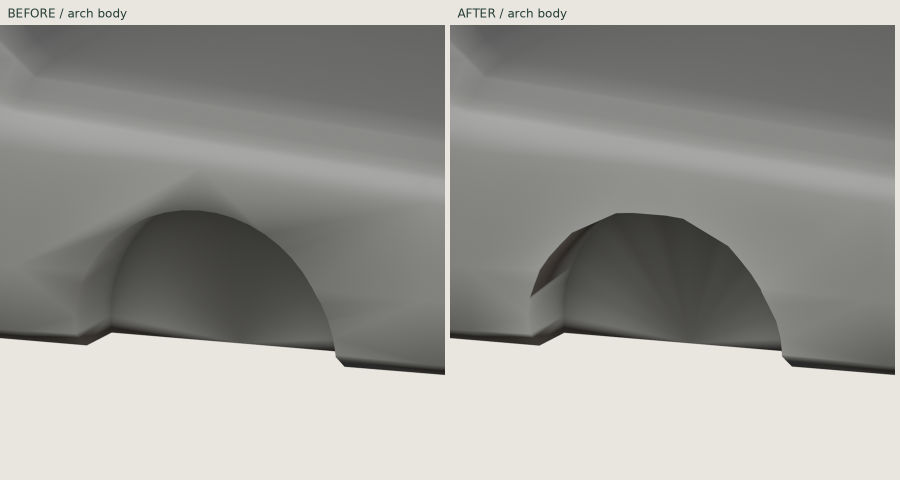
#> input picture experiments/volvo240/refinement/arch-review/bare-arch-before-after.png, 1800 x 960 px, given in place of clay_side.png, which was not available (shown at 1/2 size)
$ python package_arch_review.py
#> lines starting #> are read from the running program, lines starting #| are printed output that depends on the picture
"""Static iPad before/after review of the existing Volvo 240 master."""
from pathlib import Path
from PIL import Image,ImageDraw,ImageFont
import json,zipfile
p=Path(__file__).resolve().parent;root=p.parents[1];b=p/'refinement';out=b/'arch-review'
font=ImageFont.truetype('DejaVuSans.ttf',24)
def tile(path,box,crop=False):
 im=Image.open(path).convert('RGBA');bg=Image.new('RGBA',im.size,'#e9e6df');bg.alpha_composite(im)
 if crop:bg=bg.crop((0,220,1100,940))
 bg.thumbnail(box);return bg.convert('RGB')
sheet=Image.new('RGB',(1800,1800),'#e9e6df');draw=ImageDraw.Draw(sheet)
#> after `sheet = Image.new('RGB', (1800, 1800), '#e9e6df')`:
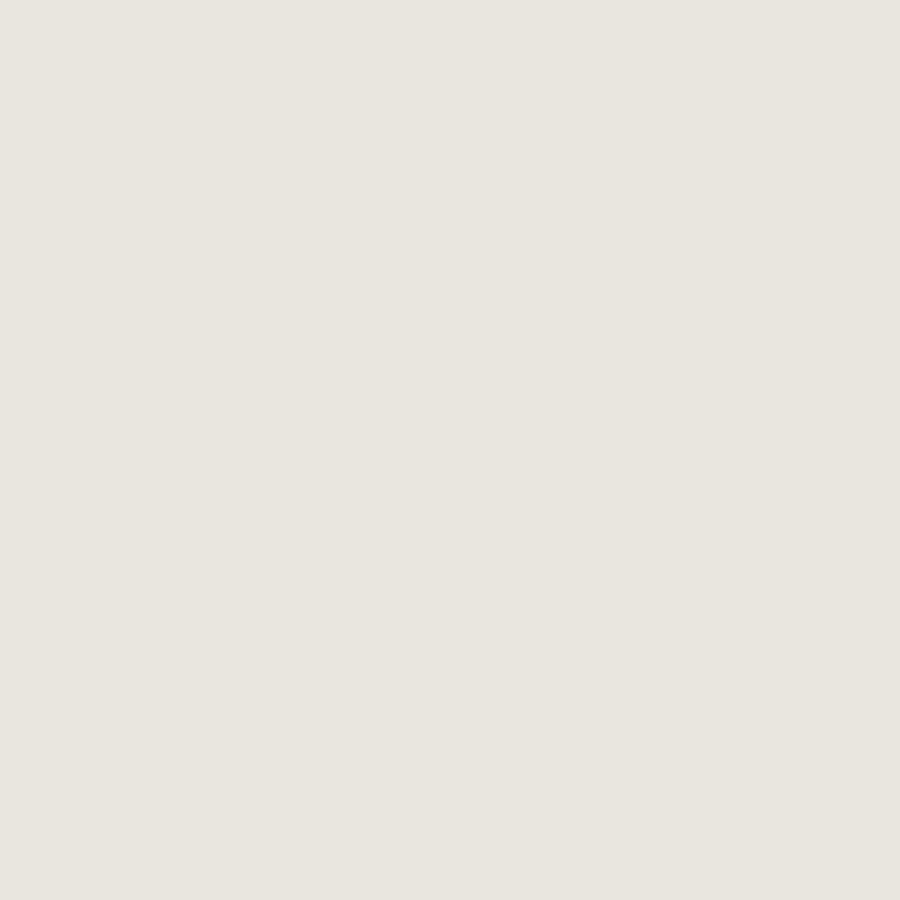
#> sheet: PIL image 1800x1800 RGB (shown at 1/2 size); mean R, G, B 233, 230, 223
for row,view in enumerate(['side','three_quarter','three_quarter_rear']):
 for col,stage in enumerate(['before','after']):
  sheet.paste(tile(out/stage/('clay_'+view+'.png'),(890,550),True),(col*900,row*600+40))
#> in tile, `bg = Image.new('RGBA', im.size, '#e9e6df')`:
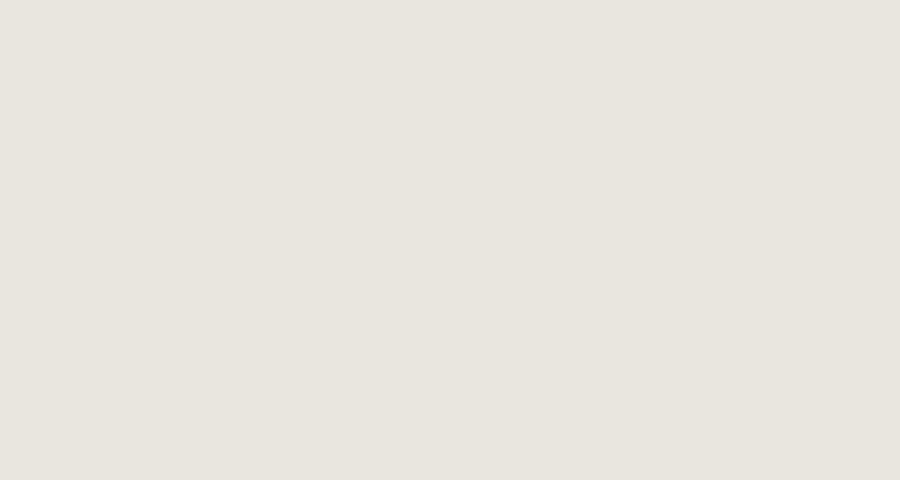
#> bg: PIL image 1800x960 RGBA (shown at 1/2 size); mean R, G, B, A 233, 230, 223, 255
#> in tile, `if crop:bg=bg.crop((0,220,1100,940))`:
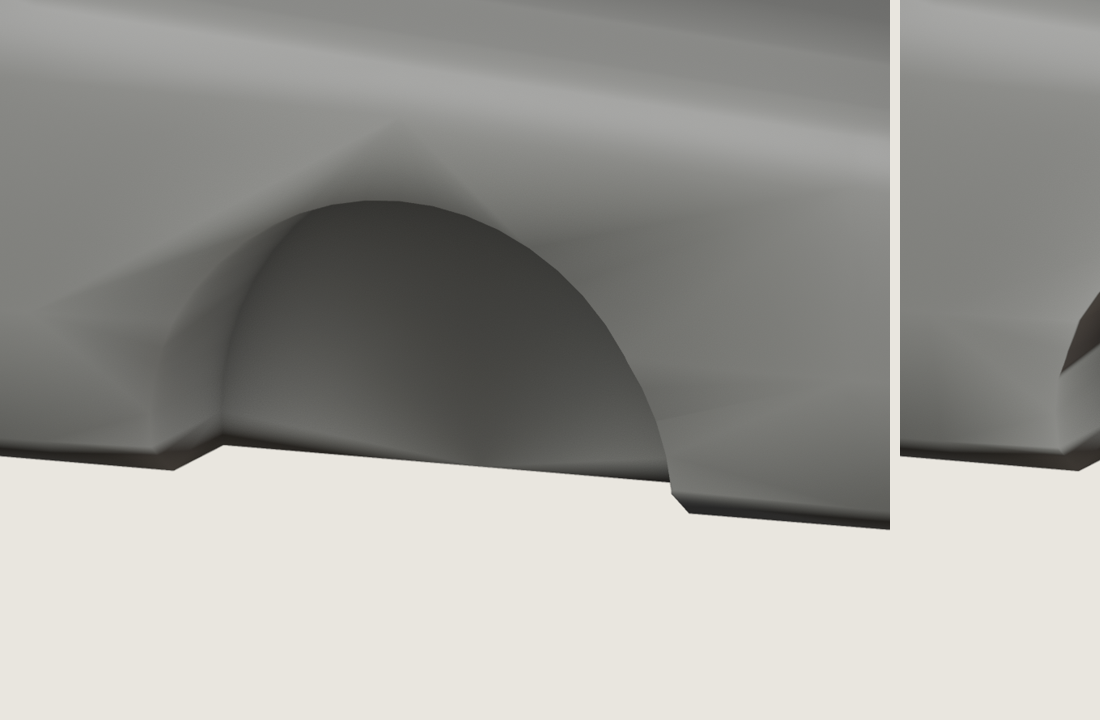
#> bg: PIL image 1100x720 RGBA; mean R, G, B, A 159.1, 158.2, 153.7, 255
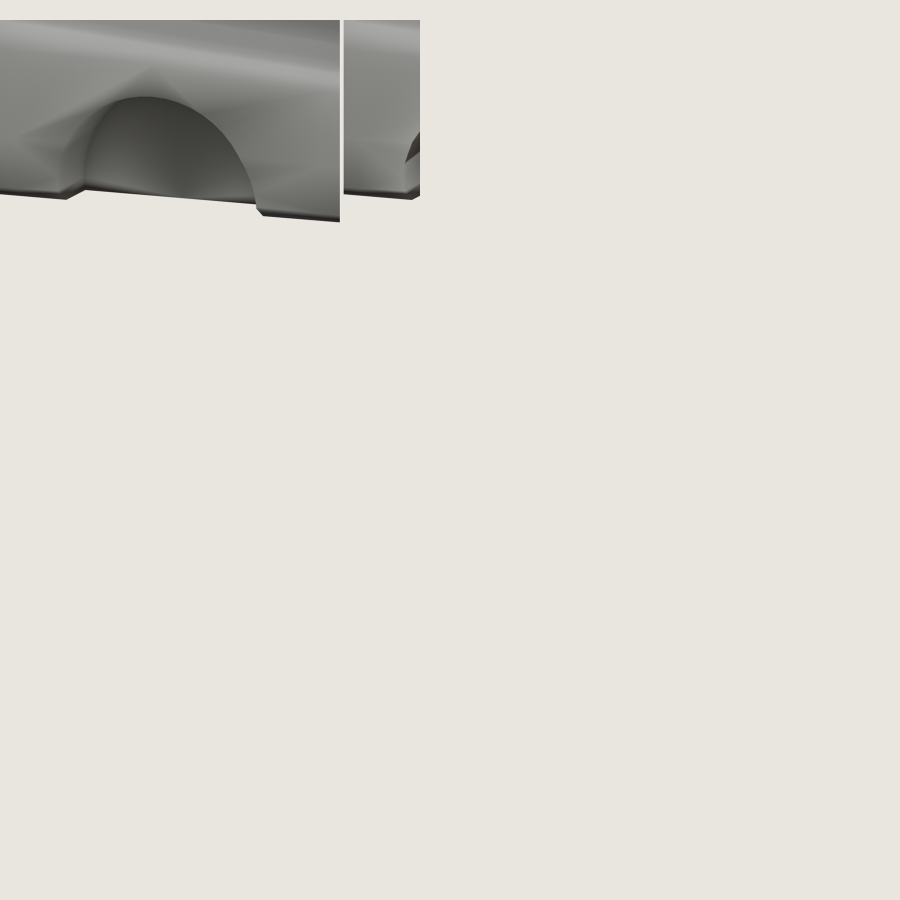
#> sheet: PIL image 1800x1800 RGB (shown at 1/2 size); mean R, G, B 222.5, 219.8, 213.1
  draw.text((col*900+15,row*600+10),stage.upper()+' / '+view.replace('_',' '),font=font,fill='#253d36')
#> pass 2 of the loop `for row,view in enumerate(['side','three_quarter','three_quarter_rear'..`:
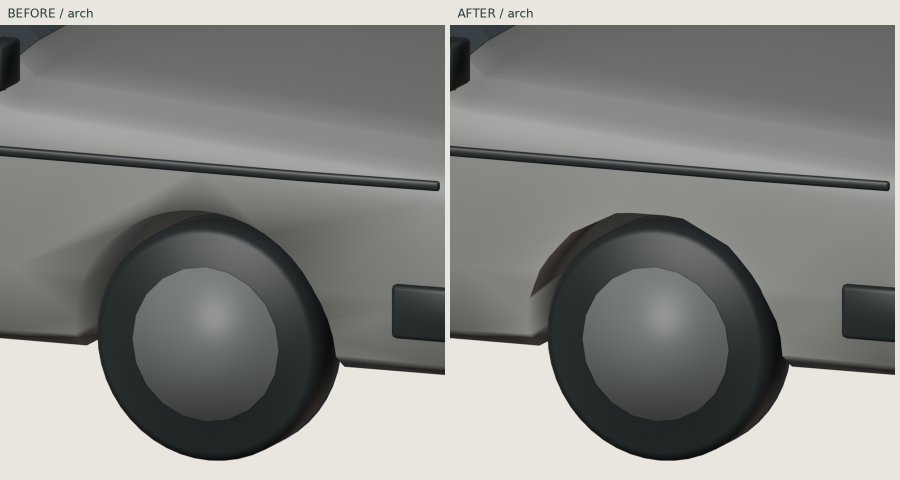
#> input picture experiments/volvo240/refinement/arch-review/wheel-arch-before-after.png, 1800 x 960 px, given in place of clay_three_quarter.png, which was not available (shown at 1/2 size)
#> in tile (call 3), `if crop:bg=bg.crop((0,220,1100,940))`:
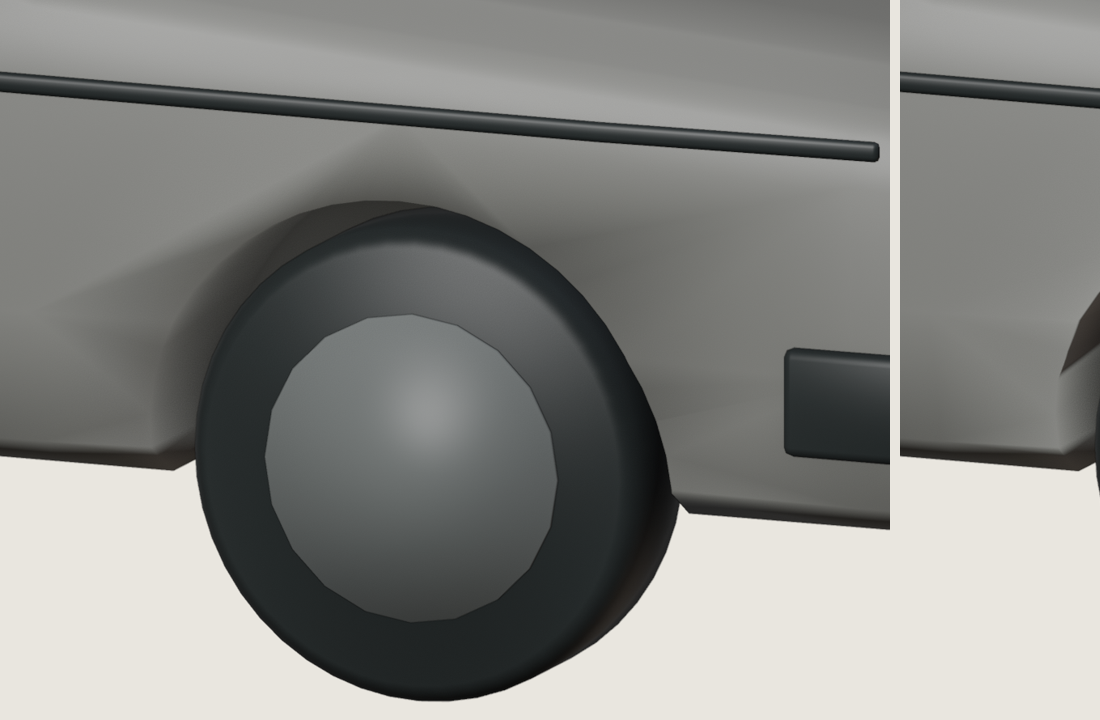
#> bg: PIL image 1100x720 RGBA; mean R, G, B, A 134.8, 135.1, 131.9, 255
#> `sheet.paste(tile(out/stage/('clay_'+view+'.png'),(890,550),True),(col*..`:
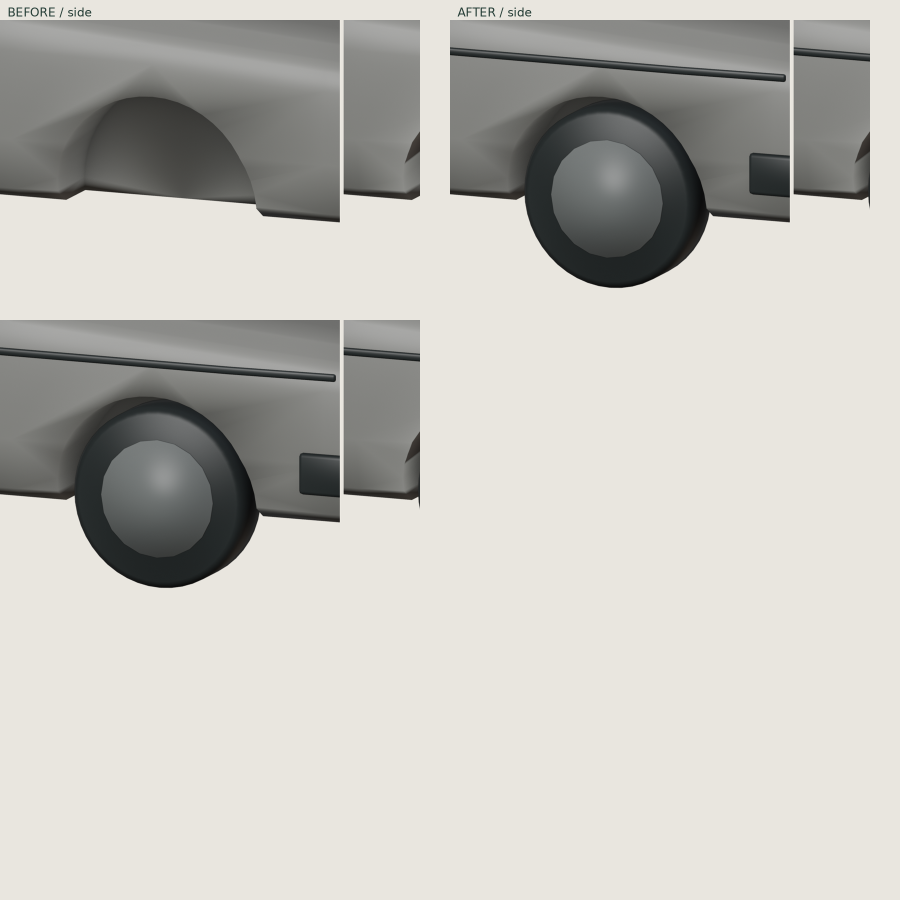
#> sheet: PIL image 1800x1800 RGB (shown at 1/2 size); mean R, G, B 194.4, 192.6, 187.1
#> (the run stopped early here; a loop or call above may not have finished)
